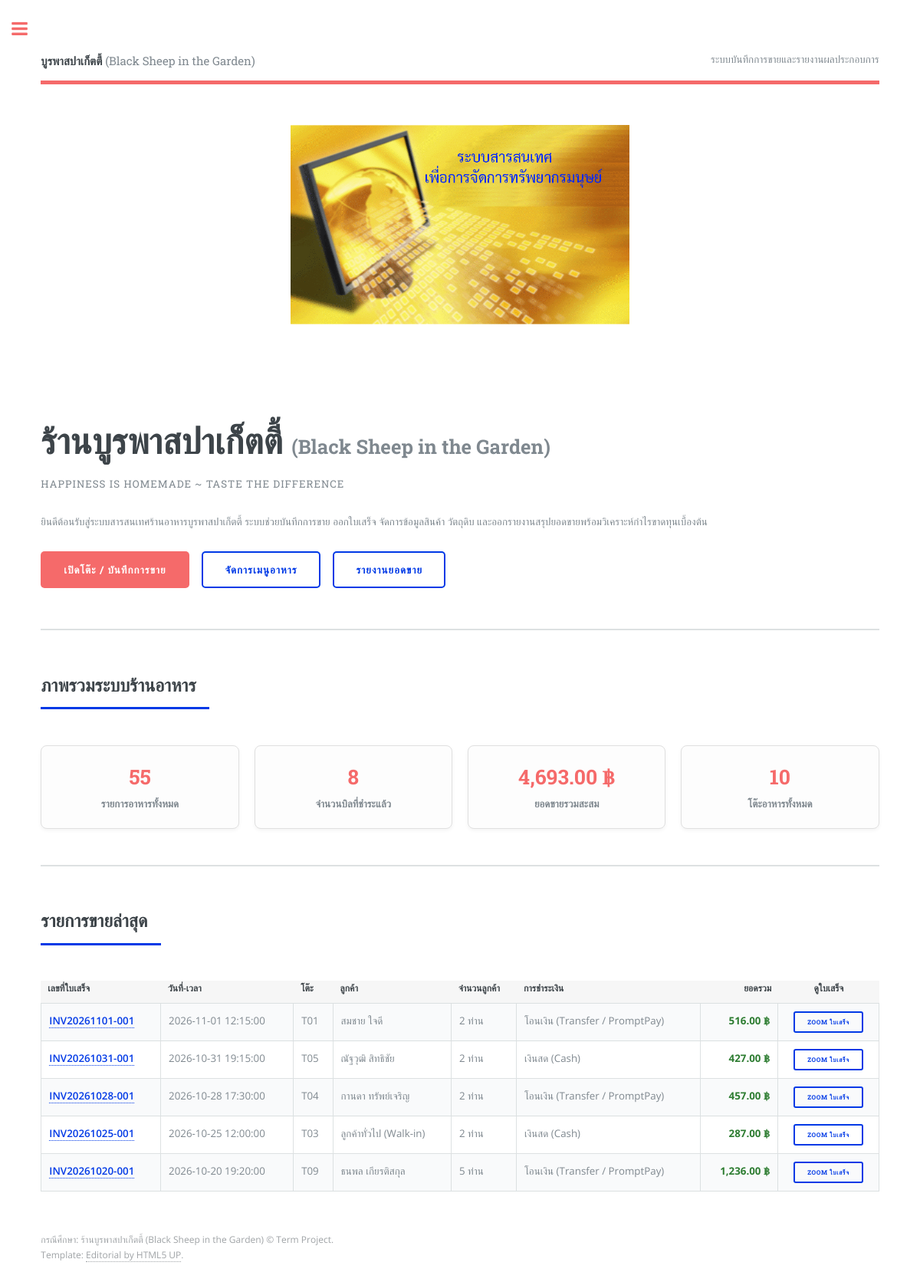
The page / on the database its author committed.
### tables this page shows
CREATE TABLE `sales` (
  `sale_id` varchar(20) NOT NULL,
  `sale_date` datetime NOT NULL,
  `table_no` varchar(10) NOT NULL,
  `customer_count` int(11) NOT NULL DEFAULT 1,
  `customer_id` varchar(10) NOT NULL,
  `paytype_id` varchar(10) DEFAULT 'CASH',
  `total_amount` decimal(10,2) NOT NULL DEFAULT 0.00,
  `payment_status` varchar(20) NOT NULL DEFAULT 'paid',  
  PRIMARY KEY (`sale_id`),
  KEY `fk_sales_table` (`table_no`),
  KEY `fk_sales_cust` (`customer_id`),
  KEY `fk_sales_pay` (`paytype_id`),
  CONSTRAINT `fk_sales_table` FOREIGN KEY (`table_no`) REFERENCES `restaurant_table` (`table_no`) ON UPDATE CASCADE,
  CONSTRAINT `fk_sales_cust` FOREIGN KEY (`customer_id`) REFERENCES `customer` (`customer_id`) ON UPDATE CASCADE,
  CONSTRAINT `fk_sales_pay` FOREIGN KEY (`paytype_id`) REFERENCES `paytype` (`paytype_id`) ON UPDATE CASCADE
);

CREATE TABLE `customer` (
  `customer_id` varchar(10) NOT NULL,
  `customer_name` varchar(100) NOT NULL,
  `phone` varchar(20) DEFAULT NULL,
  `email` varchar(100) DEFAULT NULL,
  `member_point` int(11) DEFAULT 0,
  PRIMARY KEY (`customer_id`)
);

CREATE TABLE `paytype` (
  `paytype_id` varchar(10) NOT NULL,
  `paytype_name` varchar(50) NOT NULL,
  `description` varchar(150) DEFAULT NULL,
  PRIMARY KEY (`paytype_id`)
);

### index.php (the view, shortened to what this page needs)
<?php
include('connect_db.php');
$res_prod = mysqli_query($conn, "SELECT COUNT(*) AS total_prod FROM product");
$data_prod = mysqli_fetch_assoc($res_prod);
$res_sales = mysqli_query($conn, "SELECT COUNT(*) AS total_bills, IFNULL(SUM(total_amount), 0) AS total_revenue FROM sales WHERE payment_status = 'paid'");
$data_sales = mysqli_fetch_assoc($res_sales);
$res_tables = mysqli_query($conn, "SELECT COUNT(*) AS total_tables FROM restaurant_table");
$data_tables = mysqli_fetch_assoc($res_tables);
?>
<!DOCTYPE HTML>
<html lang="th">
<head>
	<link rel="stylesheet" href="assets/css/main.css" />
</head>
<body>
	<div id="wrapper">
		<div id="main">
			<div class="inner">
				<header id="header">
					<a href="index.php" class="logo"><strong>บูรพาสปาเก็ตตี้</strong> (Black Sheep in the Garden)</a>
					<ul class="icons">
						<li><span>ระบบบันทึกการขายและรายงานผลประกอบการ</span></li>
					</ul>
				</header>
				<section id="banner">
					<div class="content">
						<header>
							<h1>ร้านบูรพาสปาเก็ตตี้<br />
							<small style="font-size: 0.55em; color: #7f888f;">(Black Sheep in the Garden)</small></h1>
							<p>Happiness is homemade ~ Taste the difference</p>
						</header>
						<p>ยินดีต้อนรับสู่ระบบสารสนเทศร้านอาหารบูรพาสปาเก็ตตี้ ระบบช่วยบันทึกการขาย ออกใบเสร็จ จัดการข้อมูลสินค้า วัตถุดิบ และออกรายงานสรุปยอดขายพร้อมวิเคราะห์กำไรขาดทุนเบื้องต้น</p>
						<ul class="actions">
							<li><a href="sale_add.php" class="button special big">เปิดโต๊ะ / บันทึกการขาย</a></li>
							<li><a href="manage_product.php" class="button big">จัดการเมนูอาหาร</a></li>
							<li><a href="report_sales.php" class="button big">รายงานยอดขาย</a></li>
						</ul>
					</div>
					<span class="image object">
						<img src="images/buch-hr.gif" alt="Black Sheep Banner" style="max-height: 260px; object-fit: contain;" />
					</span>
				</section>
				<section>
					<header class="major">
						<h2>ภาพรวมระบบร้านอาหาร</h2>
					</header>
					<div class="row">
						<div class="3u 12u$(medium)">
							<div class="stat-box">
								<h3><?php echo number_format($data_prod['total_prod']); ?></h3>
								<p>รายการอาหารทั้งหมด</p>
							</div>
						</div>
						<div class="3u 12u$(medium)">
							<div class="stat-box">
								<h3><?php echo number_format($data_sales['total_bills']); ?></h3>
								<p>จำนวนบิลที่ชำระแล้ว</p>
							</div>
						</div>
						<div class="3u 12u$(medium)">
							<div class="stat-box">
								<h3><?php echo number_format($data_sales['total_revenue'], 2); ?> ฿</h3>
								<p>ยอดขายรวมสะสม</p>
							</div>
						</div>
						<div class="3u 12u$(medium)">
							<div class="stat-box">
								<h3><?php echo number_format($data_tables['total_tables']); ?></h3>
								<p>โต๊ะอาหารทั้งหมด</p>
							</div>
						</div>
					</div>
				</section>
				<section>
					<header class="major">
						<h2>รายการขายล่าสุด</h2>
					</header>
					<div class="table-wrapper">
						<table class="alt">
							<thead>
								<tr style="background-color: #f6f6f6;">
									<th>เลขที่ใบเสร็จ</th>
									<th>วันที่-เวลา</th>
									<th>โต๊ะ</th>
									<th>ลูกค้า</th>
									<th>จำนวนลูกค้า</th>
									<th>การชำระเงิน</th>
									<th style="text-align: right;">ยอดรวม</th>
									<th style="text-align: center;">ดูใบเสร็จ</th>
								</tr>
							</thead>
							<tbody>
								<?php
								$sql_recent = "SELECT s.*, c.customer_name, p.paytype_name
								               FROM sales s
								               LEFT JOIN customer c ON s.customer_id = c.customer_id
								               LEFT JOIN paytype p ON s.paytype_id = p.paytype_id
								               ORDER BY s.sale_date DESC LIMIT 5";
								$rec_recent = mysqli_query($conn, $sql_recent);
								if (mysqli_num_rows($rec_recent) > 0) {
									while ($row = mysqli_fetch_assoc($rec_recent)) {
								?>
								<tr>
									<td><strong><a href="zoom_receipt.php?sale_id=<?php echo $row['sale_id']; ?>"><?php echo $row['sale_id']; ?></a></strong></td>
									<td><?php echo $row['sale_date']; ?></td>
									<td><span class="tag"><?php echo $row['table_no']; ?></span></td>
									<td><?php echo htmlspecialchars($row['customer_name']); ?></td>
									<td><?php echo $row['customer_count']; ?> ท่าน</td>
									<td><?php echo $row['paytype_name']; ?></td>
									<td style="text-align: right; font-weight: bold; color: #2e7d32;"><?php echo number_format($row['total_amount'], 2); ?> ฿</td>
									<td style="text-align: center;">
										<a href="zoom_receipt.php?sale_id=<?php echo $row['sale_id']; ?>" class="button small">Zoom ใบเสร็จ</a>
									</td>
								</tr>
								<?php
									}
								} else {
									echo "<tr><td colspan='8' style='text-align:center;'>ยังไม่มีข้อมูลการขาย</td></tr>";
								}
								?>
							</tbody>
						</table>
					</div>
				</section>
				<footer id="footer">
					<p class="copyright">
						กรณีศึกษา: ร้านบูรพาสปาเก็ตตี้ (Black Sheep in the Garden) &copy; Term Project.<br />
						Template: <a href="https://html5up.net/editorial">Editorial by HTML5 UP</a>.
					</p>
				</footer>
			</div>
		</div>
	</div>
</body>
</html>

### index.php (style rules this page uses)
.stat-box { background: #fdfdfd; border: 1px solid #e0e0e0; border-radius: 8px; padding: 20px; text-align: center; box-shadow: 0 2px 5px rgba(0,0,0,0.05); margin-bottom: 20px; }
.stat-box h3 { margin-bottom: 5px; color: #f56a6a; font-size: 2em; }
.stat-box p { font-weight: bold; color: #7f888f; margin: 0; }

### rows shown on the page
sales: sale_id "INV20261101-001", sale_date "2026-11-01 12:15:00", table_no "T01", customer.customer_name "สมชาย ใจดี", customer_count "2", paytype.paytype_name "โอนเงิน (Transfer / PromptPay)", total_amount "516.00"
sales: sale_id "INV20261031-001", sale_date "2026-10-31 19:15:00", table_no "T05", customer.customer_name "ณัฐวุฒิ สิทธิชัย", customer_count "2", paytype.paytype_name "เงินสด (Cash)", total_amount "427.00"
sales: sale_id "INV20261028-001", sale_date "2026-10-28 17:30:00", table_no "T04", customer.customer_name "กานดา ทรัพย์เจริญ", customer_count "2", paytype.paytype_name "โอนเงิน (Transfer / PromptPay)", total_amount "457.00"
sales: sale_id "INV20261025-001", sale_date "2026-10-25 12:00:00", table_no "T03", customer.customer_name "ลูกค้าทั่วไป (Walk-in)", customer_count "2", paytype.paytype_name "เงินสด (Cash)", total_amount "287.00"
sales: sale_id "INV20261020-001", sale_date "2026-10-20 19:20:00", table_no "T09", customer.customer_name "ธนพล เกียรติสกุล", customer_count "5", paytype.paytype_name "โอนเงิน (Transfer / PromptPay)", total_amount "1,236.00"

### other values the page prints
$data_prod['total_prod'] "55"
$data_sales['total_bills'] "8"
$data_sales['total_revenue'] "4,693.00"
$data_tables['total_tables'] "10"
